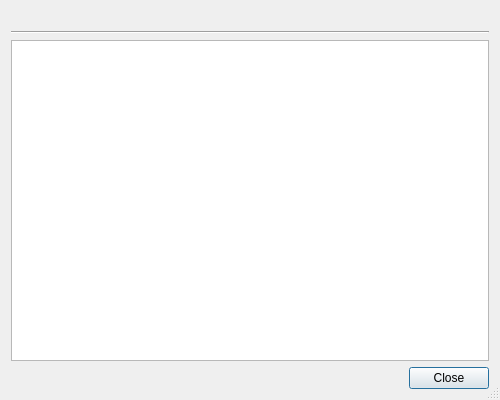
<?xml version="1.0" encoding="UTF-8"?>
<ui version="4.0">
 <class>VirusTotalWhoisDialog</class>
 <widget class="QDialog" name="VirusTotalWhoisDialog">
  <property name="geometry">
   <rect>
    <x>0</x>
    <y>0</y>
    <width>500</width>
    <height>400</height>
   </rect>
  </property>
  <property name="windowTitle">
   <string>Whois Information</string>
  </property>
  <property name="sizeGripEnabled">
   <bool>true</bool>
  </property>
  <layout class="QVBoxLayout" name="verticalLayout">
   <item>
    <layout class="QHBoxLayout" name="horizontalLayout_4">
     <item>
      <widget class="QLabel" name="headerPixmap"/>
     </item>
     <item>
      <widget class="QLabel" name="headerLabel">
       <property name="sizePolicy">
        <sizepolicy hsizetype="Expanding" vsizetype="Preferred">
         <horstretch>0</horstretch>
         <verstretch>0</verstretch>
        </sizepolicy>
       </property>
      </widget>
     </item>
    </layout>
   </item>
   <item>
    <widget class="Line" name="line9_3">
     <property name="frameShape">
      <enum>QFrame::HLine</enum>
     </property>
     <property name="frameShadow">
      <enum>QFrame::Sunken</enum>
     </property>
     <property name="orientation">
      <enum>Qt::Horizontal</enum>
     </property>
    </widget>
   </item>
   <item>
    <widget class="QPlainTextEdit" name="whoisEdit">
     <property name="tabChangesFocus">
      <bool>true</bool>
     </property>
     <property name="lineWrapMode">
      <enum>QPlainTextEdit::NoWrap</enum>
     </property>
     <property name="readOnly">
      <bool>true</bool>
     </property>
    </widget>
   </item>
   <item>
    <widget class="QDialogButtonBox" name="buttonBox">
     <property name="orientation">
      <enum>Qt::Horizontal</enum>
     </property>
     <property name="standardButtons">
      <set>QDialogButtonBox::Close</set>
     </property>
    </widget>
   </item>
  </layout>
 </widget>
 <resources/>
 <connections>
  <connection>
   <sender>buttonBox</sender>
   <signal>accepted()</signal>
   <receiver>VirusTotalWhoisDialog</receiver>
   <slot>accept()</slot>
   <hints>
    <hint type="sourcelabel">
     <x>248</x>
     <y>254</y>
    </hint>
    <hint type="destinationlabel">
     <x>157</x>
     <y>274</y>
    </hint>
   </hints>
  </connection>
  <connection>
   <sender>buttonBox</sender>
   <signal>rejected()</signal>
   <receiver>VirusTotalWhoisDialog</receiver>
   <slot>reject()</slot>
   <hints>
    <hint type="sourcelabel">
     <x>316</x>
     <y>260</y>
    </hint>
    <hint type="destinationlabel">
     <x>286</x>
     <y>274</y>
    </hint>
   </hints>
  </connection>
 </connections>
</ui>
